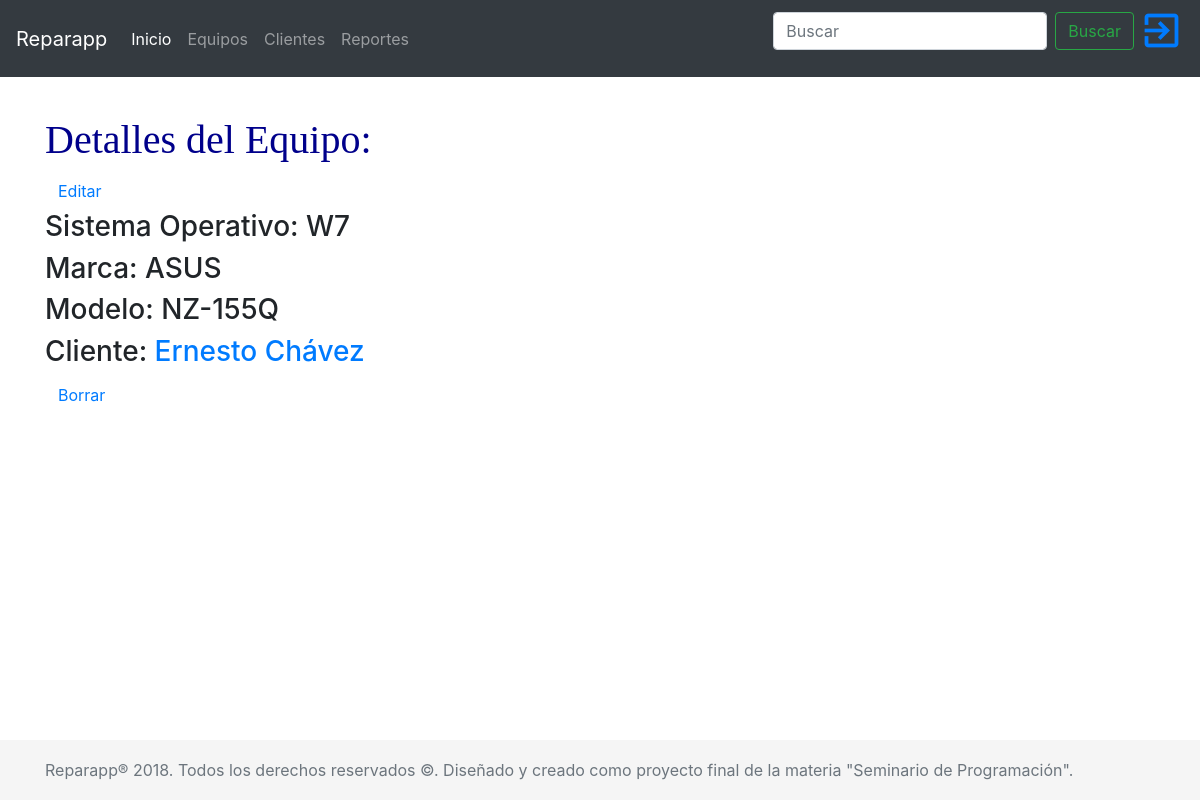
The app's page /equipo/1/ with its own data.
### reparapp/models.py (models this page shows, shortened)
class Equipo(models.Model):
    SISTEMAS_OPERATIVOS = (
        ('W10', 'Windows 10'),
        ('W8', 'Windows 8'),
        ('W7', 'Windows 7'),
        ('WV', 'Windows Vista'),
        ('WXP', 'Windows XP'),
        ('LINUX', 'LINUX'),
        ('OS', 'Mac OS'),
        ('UNIX', 'UNIX'),
        ('WV', 'Windows Vista'),
        ('O', 'Otro'),
    )
    INDEFINIDO = 'INDEFINIDO'
    cliente = models.ForeignKey('Cliente', on_delete=models.CASCADE)
    marca = models.CharField(max_length=30)
    modelo = models.CharField(max_length=30)
    sistema_operativo = models.CharField(
        max_length=10,
        choices=SISTEMAS_OPERATIVOS,
        default=INDEFINIDO,
    )

class Cliente(models.Model):
    nombre = models.CharField(max_length=30)
    apellido = models.CharField(max_length=40)
    correo = models.EmailField()
    telefono = PhoneNumberField()
    def __str__(self):
        return (self.nombre + " " + self.apellido)

### reparapp/views.py (the view)
# urls.py: re_path(r'^equipo/(?P<pk>\d+)/$', views.equipo_detail, name='equipo_detail'),
def equipo_detail(request, pk):
    equipo = get_object_or_404(Equipo, pk=pk)
    return render(request, 'reparapp/equipo_detail.html', {'equipo': equipo})

### reparapp/templates/reparapp/equipo_detail.html
{% extends 'reparapp/base.html' %}
{% block content %}
<div>
    <h1>Detalles del Equipo:</h1>
    <a class="btn btn-default pull-right" href="{% url 'equipo_edit' pk=equipo.pk %}">
        <span class="glyphicon glyphicon-pencil">Editar</span>
    </a>
    <h3>Sistema Operativo: {{ equipo.sistema_operativo }}</h3>
    <h3>Marca: {{ equipo.marca }}</h3>
    <h3>Modelo: {{ equipo.modelo }}</h3>
    <h3>Cliente: <a href="{% url 'cliente_detail' pk=equipo.cliente.pk %}">{{ equipo.cliente }}</a></h3>
    <a class="btn btn-default" href="{% url 'equipo_remove' pk=equipo.pk %}">
        <span class="glyphicon glyphicon-remove">Borrar</span>
    </a>
</div>
{% endblock %}

### reparapp/static/css/reparapp.css (style rules this page uses)
h1 { color: darkblue; font-family: 'Slabo 27px', serif; }
html { position: relative; min-height: 100%; }
body { margin-bottom: 60px; }

### records on screen
Equipo: sistema_operativo "W7", marca "ASUS", modelo "NZ-155Q", cliente "Ernesto Chávez"
